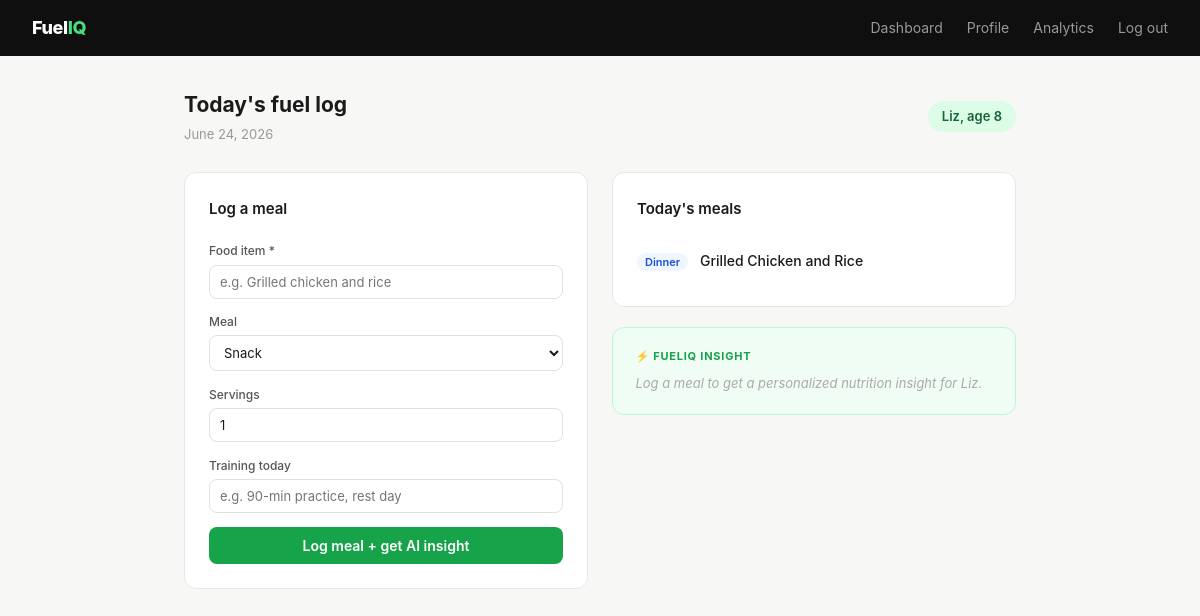
The page /dashboard (signed in) on the database its author committed.
### app.py (models this page shows)
class Meal(db.Model):
    id               = db.Column(db.Integer, primary_key=True)
    athlete_id       = db.Column(db.Integer, db.ForeignKey('athlete.id'), nullable=False)
    food_name        = db.Column(db.String(255), nullable=False)
    meal_time        = db.Column(db.String(20))
    portion_size     = db.Column(db.Float, default=1.0)
    training_context = db.Column(db.String(255))
    calories         = db.Column(db.Float)
    protein_g        = db.Column(db.Float)
    carbs_g          = db.Column(db.Float)
    fat_g            = db.Column(db.Float)
    ai_feedback      = db.Column(db.Text)
    logged_date      = db.Column(db.String(20))

class Athlete(db.Model):
    id                = db.Column(db.Integer, primary_key=True)
    user_id           = db.Column(db.Integer, db.ForeignKey('user.id'), nullable=False)
    name              = db.Column(db.String(100), nullable=False)
    age               = db.Column(db.Integer)
    sport             = db.Column(db.String(100))
    training_schedule = db.Column(db.String(255))
    dietary_notes     = db.Column(db.Text)
    meals             = db.relationship('Meal', backref='athlete', lazy=True, cascade='all, delete-orphan')

### app.py (the view)
@app.route('/dashboard')
@login_required
def dashboard():
    athlete = Athlete.query.get(session['athlete_id']) if session.get('athlete_id') else None
    if not athlete:
        flash("Let's set up your first athlete profile.", 'info')
        return redirect(url_for('profile'))
    today = date.today().isoformat()
    meals = Meal.query.filter_by(athlete_id=athlete.id, logged_date=today).all()
    feedback = None
    for meal in reversed(meals):
        if meal.ai_feedback:
            feedback = meal.ai_feedback
            break
    return render_template('dashboard.html',
        athlete=athlete,
        meals=meals,
        feedback=feedback,
        today=date.today().strftime('%B %-d, %Y')
    )

### app.py (called while the page is built)
def login_required(f):
    @wraps(f)
    def decorated(*args, **kwargs):
        if 'user_id' not in session:
            return redirect(url_for('login'))
        return f(*args, **kwargs)
    return decorated

### templates/dashboard.html (shortened to what this page needs)
{% extends "base.html" %}
{% block content %}
<div class="container">
  <div class="dash-top">
    <div>
      <h1>Today's fuel log</h1>
      <div class="date">{{ today }}</div>
    </div>
    <span class="pill">{{ athlete.name }}, age {{ athlete.age }}</span>
  </div>
  <div class="grid">
    <div class="card">
      <div class="card-title">Log a meal</div>
      <form action="{{ url_for('log_meal') }}" method="POST" class="log-form">
        <div class="form-group">
          <label>Food item *</label>
          <input type="text" name="food_name" required placeholder="e.g. Grilled chicken and rice">
        </div>
        <div class="form-group">
          <label>Meal</label>
          <select name="meal_time">
            <option selected>Snack</option>
          </select>
        </div>
        <div class="form-group">
          <label>Servings</label>
          <input type="number" name="portion_size" step="0.5" min="0.5" max="10" value="1">
        </div>
        <div class="form-group">
          <label>Training today</label>
          <input type="text" name="training_context" placeholder="e.g. 90-min practice, rest day">
        </div>
        <button type="submit" class="btn btn-green btn-full">Log meal + get AI insight</button>
      </form>
    </div>
    <div>
      <div class="card">
        <div class="card-title">Today's meals</div>
        {% if meals %}
          {% set cal = namespace(v=0) %}
          {% set pro = namespace(v=0) %}
          {% set carb = namespace(v=0) %}
          {% for m in meals %}
            {% if m.calories %}{% set cal.v = cal.v + m.calories %}{% endif %}
            {% if m.protein_g %}{% set pro.v = pro.v + m.protein_g %}{% endif %}
            {% if m.carbs_g %}{% set carb.v = carb.v + m.carbs_g %}{% endif %}
          {% endfor %}
          <ul class="meal-list">
          {% for meal in meals %}
            <li class="meal-row">
              <div>
                <span class="meal-tag">{{ meal.meal_time }}</span>
                <span class="meal-name">{{ meal.food_name }}</span>
              </div>
            </li>
          {% endfor %}
          </ul>
        {% else %}
          <div class="empty">Nothing logged yet today.<br>Add your first meal on the left.</div>
        {% endif %}
      </div>
      <div class="ai-card">
        <div class="ai-label">⚡ FuelIQ insight</div>
        {% if feedback %}
          <p class="ai-text">{{ feedback }}</p>
        {% else %}
          <p class="ai-empty">Log a meal to get a personalized nutrition insight for {{ athlete.name }}.</p>
        {% endif %}
      </div>
    </div>
  </div>
</div>
{% endblock %}

### rows shown on the page
Meal: logged_date "June 24, 2026", meal_time "Dinner", food_name "Grilled Chicken and Rice"
Athlete: name "Liz", age "8"
